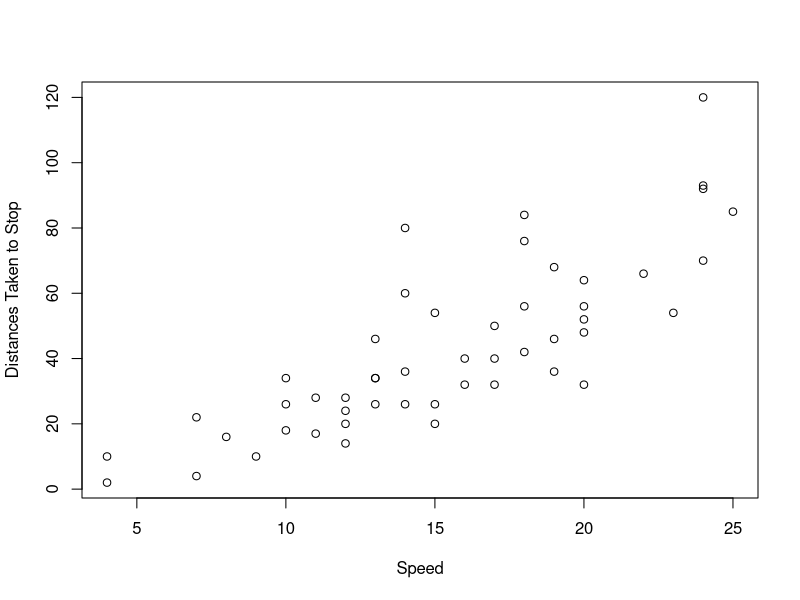

The R script that drew this image:
## ---- chunk 1
plot(cars$speed, cars$dist, 
     xlab = "Speed", ylab = "Distances Taken to Stop")
